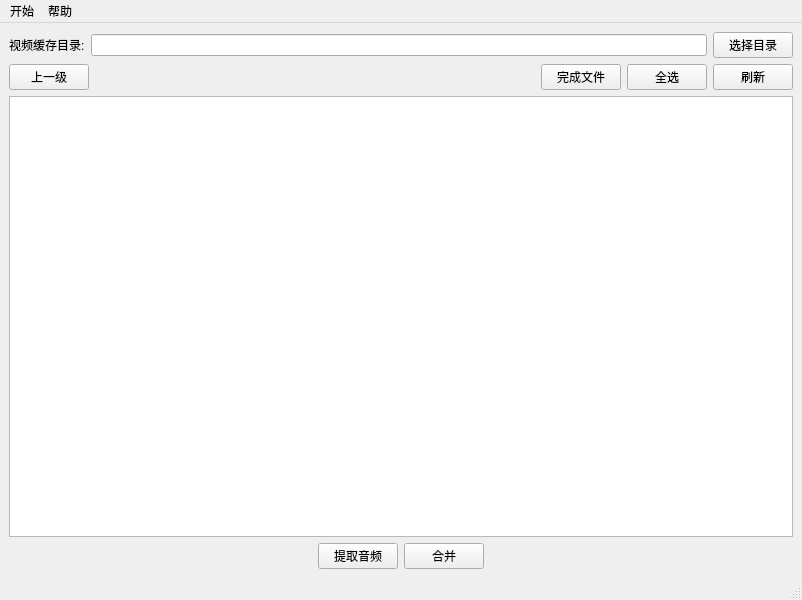
<?xml version="1.0" encoding="UTF-8"?>
<ui version="4.0">
 <class>MainWindow</class>
 <widget class="QMainWindow" name="MainWindow">
  <property name="geometry">
   <rect>
    <x>0</x>
    <y>0</y>
    <width>802</width>
    <height>600</height>
   </rect>
  </property>
  <property name="windowTitle">
   <string>MainWindow</string>
  </property>
  <widget class="QWidget" name="centralwidget">
   <layout class="QVBoxLayout" name="verticalLayout_2">
    <item>
     <layout class="QVBoxLayout" name="verticalLayout">
      <item>
       <layout class="QHBoxLayout" name="CatchVedioDirLayout">
        <item>
         <widget class="QLabel" name="vedioDirLabel">
          <property name="text">
           <string>视频缓存目录:</string>
          </property>
         </widget>
        </item>
        <item>
         <widget class="QLineEdit" name="vedioDirShowLineEdit">
          <property name="dragEnabled">
           <bool>true</bool>
          </property>
          <property name="clearButtonEnabled">
           <bool>true</bool>
          </property>
         </widget>
        </item>
        <item>
         <widget class="QPushButton" name="selectVedioDirBtn">
          <property name="text">
           <string>选择目录</string>
          </property>
         </widget>
        </item>
       </layout>
      </item>
      <item>
       <layout class="QHBoxLayout" name="horizontalLayout">
        <item>
         <widget class="QPushButton" name="goBackBtn">
          <property name="text">
           <string>上一级</string>
          </property>
         </widget>
        </item>
        <item>
         <spacer name="horizontalSpacer">
          <property name="orientation">
           <enum>Qt::Horizontal</enum>
          </property>
          <property name="sizeHint" stdset="0">
           <size>
            <width>40</width>
            <height>20</height>
           </size>
          </property>
         </spacer>
        </item>
        <item>
         <layout class="QHBoxLayout" name="horizontalLayout_2">
          <item>
           <widget class="QPushButton" name="completeFileBtn">
            <property name="text">
             <string>完成文件</string>
            </property>
           </widget>
          </item>
          <item>
           <widget class="QPushButton" name="selectAllBtn">
            <property name="text">
             <string>全选</string>
            </property>
           </widget>
          </item>
          <item>
           <widget class="QPushButton" name="refreshBtn">
            <property name="text">
             <string>刷新</string>
            </property>
           </widget>
          </item>
         </layout>
        </item>
       </layout>
      </item>
      <item>
       <widget class="QTableWidget" name="dataTableWidget"/>
      </item>
      <item>
       <layout class="QHBoxLayout" name="horizontalLayout_3">
        <item>
         <spacer name="horizontalSpacer_2">
          <property name="orientation">
           <enum>Qt::Horizontal</enum>
          </property>
          <property name="sizeHint" stdset="0">
           <size>
            <width>40</width>
            <height>20</height>
           </size>
          </property>
         </spacer>
        </item>
        <item>
         <widget class="QPushButton" name="getMP3Btn">
          <property name="text">
           <string>提取音频</string>
          </property>
         </widget>
        </item>
        <item>
         <widget class="QPushButton" name="mergeBtn">
          <property name="text">
           <string>合并</string>
          </property>
         </widget>
        </item>
        <item>
         <spacer name="horizontalSpacer_3">
          <property name="orientation">
           <enum>Qt::Horizontal</enum>
          </property>
          <property name="sizeHint" stdset="0">
           <size>
            <width>40</width>
            <height>20</height>
           </size>
          </property>
         </spacer>
        </item>
       </layout>
      </item>
     </layout>
    </item>
   </layout>
  </widget>
  <widget class="QMenuBar" name="menubar">
   <property name="geometry">
    <rect>
     <x>0</x>
     <y>0</y>
     <width>802</width>
     <height>26</height>
    </rect>
   </property>
   <widget class="QMenu" name="startMenu">
    <property name="title">
     <string>开始</string>
    </property>
    <addaction name="settingItem"/>
    <addaction name="separator"/>
    <addaction name="exitItem"/>
   </widget>
   <widget class="QMenu" name="helpMenu">
    <property name="title">
     <string>帮助</string>
    </property>
    <addaction name="helpItem"/>
    <addaction name="checkUpdateItem"/>
    <addaction name="separator"/>
    <addaction name="aboutItem"/>
   </widget>
   <addaction name="startMenu"/>
   <addaction name="helpMenu"/>
  </widget>
  <widget class="QStatusBar" name="statusbar"/>
  <action name="settingItem">
   <property name="text">
    <string>设置</string>
   </property>
  </action>
  <action name="exitItem">
   <property name="text">
    <string>退出</string>
   </property>
  </action>
  <action name="helpItem">
   <property name="text">
    <string>使用教程</string>
   </property>
  </action>
  <action name="checkUpdateItem">
   <property name="text">
    <string>检测更新</string>
   </property>
  </action>
  <action name="aboutItem">
   <property name="text">
    <string>关于</string>
   </property>
  </action>
 </widget>
 <resources/>
 <connections/>
 <slots>
  <signal>t1()</signal>
 </slots>
</ui>
